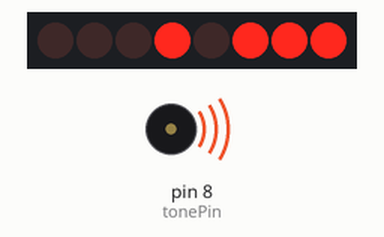
Bench run of a sketch on a simulated Arduino Uno, built with avr-gcc and run on an emulated ATmega328P. Shown: 8 shift-register outputs drawn as a row of LEDs (first output left, lit = HIGH), buzzer (waves = sounding). Wiring (inferred from the names in the program): shift register (74HC595): data pin 2; shift clock pin 3; latch pin 4. Wiring (inferred from the signals the program sends): row of LEDs: on Q0, Q1, Q2, Q3, Q4, Q5, Q6, Q7. Random numbers use the default seed unless the sketch sets one.

Above: at 0.2 s.
At 7.3 s:
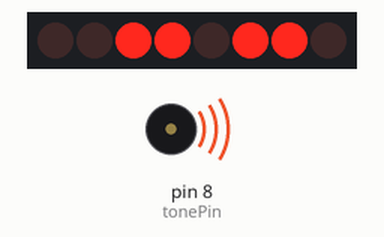
At 13.7 s:
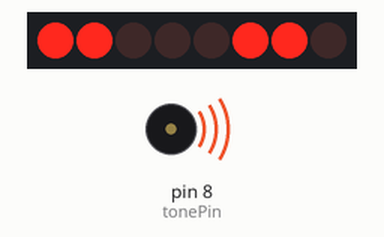
At 17.7 s:
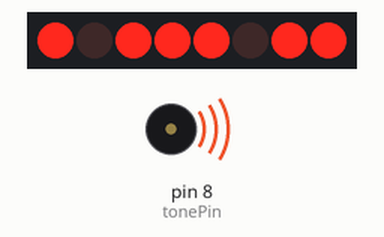
At 27.3 s:
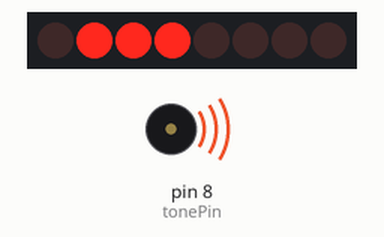
At 32.1 s:
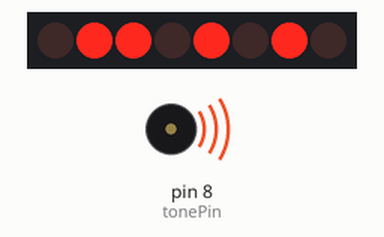
Timing chart, 0 to 40.0 s (numbered marks = the images above):
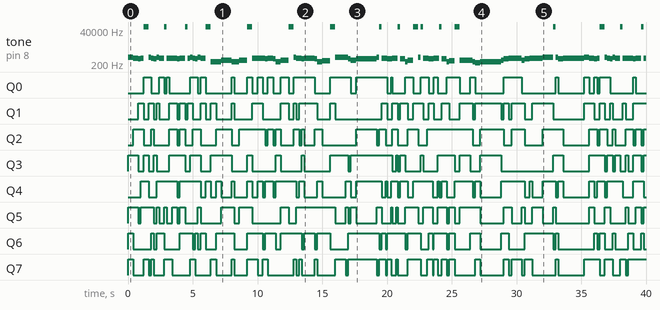

The sketch:

project_Tao.ino
```cpp
/*
 * CS 207 Project Tao
 * music station
 * Written 20 Nov 2019
 */

#define NOTE_D0 -1
#define NOTE_D1 294
#define NOTE_D2 330
#define NOTE_D3 350
#define NOTE_D4 393
#define NOTE_D5 441
#define NOTE_D6 495
#define NOTE_D7 556

#define NOTE_DL1 147
#define NOTE_DL2 165
#define NOTE_DL3 175
#define NOTE_DL4 196
#define NOTE_DL5 221
#define NOTE_DL6 248
#define NOTE_DL7 278

#define NOTE_DH1 589
#define NOTE_DH2 661
#define NOTE_DH3 700
#define NOTE_DH4 786
#define NOTE_DH5 882
#define NOTE_DH6 990
#define NOTE_DH7 112

#define WHOLE 1
#define HALF 0.5
#define QUARTER 0.25
#define EIGHTH 0.25
#define SIXTEENTH 0.625


int tune[] =                  //This part is the note part of the whole song, using a sequence defined as tune, an integer
{
  NOTE_DH1, NOTE_D6, NOTE_D5, NOTE_D6, NOTE_D0,
  NOTE_DH1, NOTE_D6, NOTE_D5, NOTE_DH1, NOTE_D6, NOTE_D0, NOTE_D6,
  NOTE_D6, NOTE_D6, NOTE_D5, NOTE_D6, NOTE_D0, NOTE_D6,
  NOTE_DH1, NOTE_D6, NOTE_D5, NOTE_DH1, NOTE_D6, NOTE_D0,

  NOTE_D1, NOTE_D1, NOTE_D3,
  NOTE_D1, NOTE_D1, NOTE_D3, NOTE_D0,
  NOTE_D6, NOTE_D6, NOTE_D6, NOTE_D5, NOTE_D6,
  NOTE_D5, NOTE_D1, NOTE_D3, NOTE_D0,
  NOTE_DH1, NOTE_D6, NOTE_D6, NOTE_D5, NOTE_D6,
  NOTE_D5, NOTE_D1, NOTE_D2, NOTE_D0,
  NOTE_D7, NOTE_D7, NOTE_D5, NOTE_D3,
  NOTE_D5,
  NOTE_DH1, NOTE_D0, NOTE_D6, NOTE_D6, NOTE_D5, NOTE_D5, NOTE_D6, NOTE_D6,
  NOTE_D0, NOTE_D5, NOTE_D1, NOTE_D3, NOTE_D0,
  NOTE_DH1, NOTE_D0, NOTE_D6, NOTE_D6, NOTE_D5, NOTE_D5, NOTE_D6, NOTE_D6,
  NOTE_D0, NOTE_D5, NOTE_D1, NOTE_D2, NOTE_D0,
  NOTE_D3, NOTE_D3, NOTE_D1, NOTE_DL6,
  NOTE_D1,
  NOTE_D3, NOTE_D5, NOTE_D6, NOTE_D6,
  NOTE_D3, NOTE_D5, NOTE_D6, NOTE_D6,
  NOTE_DH1, NOTE_D0, NOTE_D7, NOTE_D5,
  NOTE_D6,
};


float duration[] =
{
  1, 1, 0.5, 0.5, 1,
  0.5, 0.5, 0.5, 0.5, 1, 0.5, 0.5,
  0.5, 1, 0.5, 1, 0.5, 0.5,
  0.5, 0.5, 0.5, 0.5, 1, 1,

  1, 1, 1 + 1,
  0.5, 1, 1 + 0.5, 1,
  1, 1, 0.5, 0.5, 1,
  0.5, 1, 1 + 0.5, 1,
  0.5, 0.5, 0.5, 0.5, 1 + 1,
  0.5, 1, 1 + 0.5, 1,
  1 + 1, 0.5, 0.5, 1,
  1 + 1 + 1 + 1,
  0.5, 0.5, 0.5 + 0.25, 0.25, 0.5 + 0.25, 0.25, 0.5 + 0.25, 0.25,
  0.5, 1, 0.5, 1, 1,
  0.5, 0.5, 0.5 + 0.25, 0.25, 0.5 + 0.25, 0.25, 0.5 + 0.25, 0.25,
  0.5, 1, 0.5, 1, 1,
  1 + 1, 0.5, 0.5, 1,
  1 + 1 + 1 + 1,
  0.5, 1, 0.5, 1 + 1,
  0.5, 1, 0.5, 1 + 1,
  1 + 1, 0.5, 0.5, 1,
  1 + 1 + 1 + 1
};

//Pin Definitions
int length;  //This is a variable used to indicate how many notes are in total
int tonePin = 8;  //Buzzer pin
int data = 2;   //link which has three pins
int clockk = 3;
int latch = 4;

void setup()
{
  pinMode(tonePin, OUTPUT);   //Set the buzzer pin to output mode
  length = sizeof(tune) / sizeof(tune[0]);  //A sizeof function is used here, Can find out how many notes are in the tone sequence
  pinMode(data, OUTPUT);      //set the three control pins to outputs
  pinMode(clockk, OUTPUT);
  pinMode(latch, OUTPUT);
}

void loop()
{
  for (int x = 0; x < length; x++)         //Number of cycles
  {
    int delayTime = 500;
    int i, n, r;
    n = 5;
    r = rand() % 255;
    updateLEDs(r);
    tone(tonePin, tune[x]);         //function plays the array in the tune sequence in turn, that is, each note
    delay(400 * duration[x]);       //the duration of each note, that is, the duration of the beat
    noTone(tonePin);                //Stop the current note and advance to the next note
  }
}

void updateLEDs(int value) {
  digitalWrite(latch, LOW);     //Pulls the chips latch low
  shiftOut(data, clockk, MSBFIRST, value); //Shifts out the 8 bits to the shift register
  digitalWrite(latch, HIGH);   //Pulls the latch high displaying the data
}
```

Measured:
- by itself, Q0: LOW → HIGH at 1.2 s, → LOW 0.60 s later, → HIGH 0.60 s later, → LOW 0.40 s later, … (50 changes in this stretch)
- by itself, Q1: LOW → HIGH at 0.80 s, → LOW 0.40 s later, → HIGH 0.40 s later, → LOW 0.40 s later, … (59 changes in this stretch)
- by itself, Q2: LOW → HIGH at 0.40 s, → LOW 0.80 s later, → HIGH 0.60 s later, → LOW 0.20 s later, … (51 changes in this stretch)
- by itself, Q3: LOW → HIGH at 0.00 s, → LOW 0.80 s later, → HIGH 0.40 s later, → LOW 0.40 s later, … (47 changes in this stretch)
- by itself, Q4: LOW → HIGH at 1.0 s, → LOW 0.60 s later, → HIGH 0.60 s later, → LOW 1.6 s later, … (60 changes in this stretch)
- by itself, Q5: LOW → HIGH at 0.00 s, → LOW 0.80 s later, → HIGH 0.20 s later, → LOW 1.0 s later, … (59 changes in this stretch)
- by itself, Q6: LOW → HIGH at 0.00 s, → LOW 0.40 s later, → HIGH 1.4 s later, → LOW 0.20 s later, … (56 changes in this stretch)
- by itself, Q7: LOW → HIGH at 0.00 s, → LOW 0.40 s later, → HIGH 0.80 s later, → LOW 0.40 s later, … (61 changes in this stretch)
